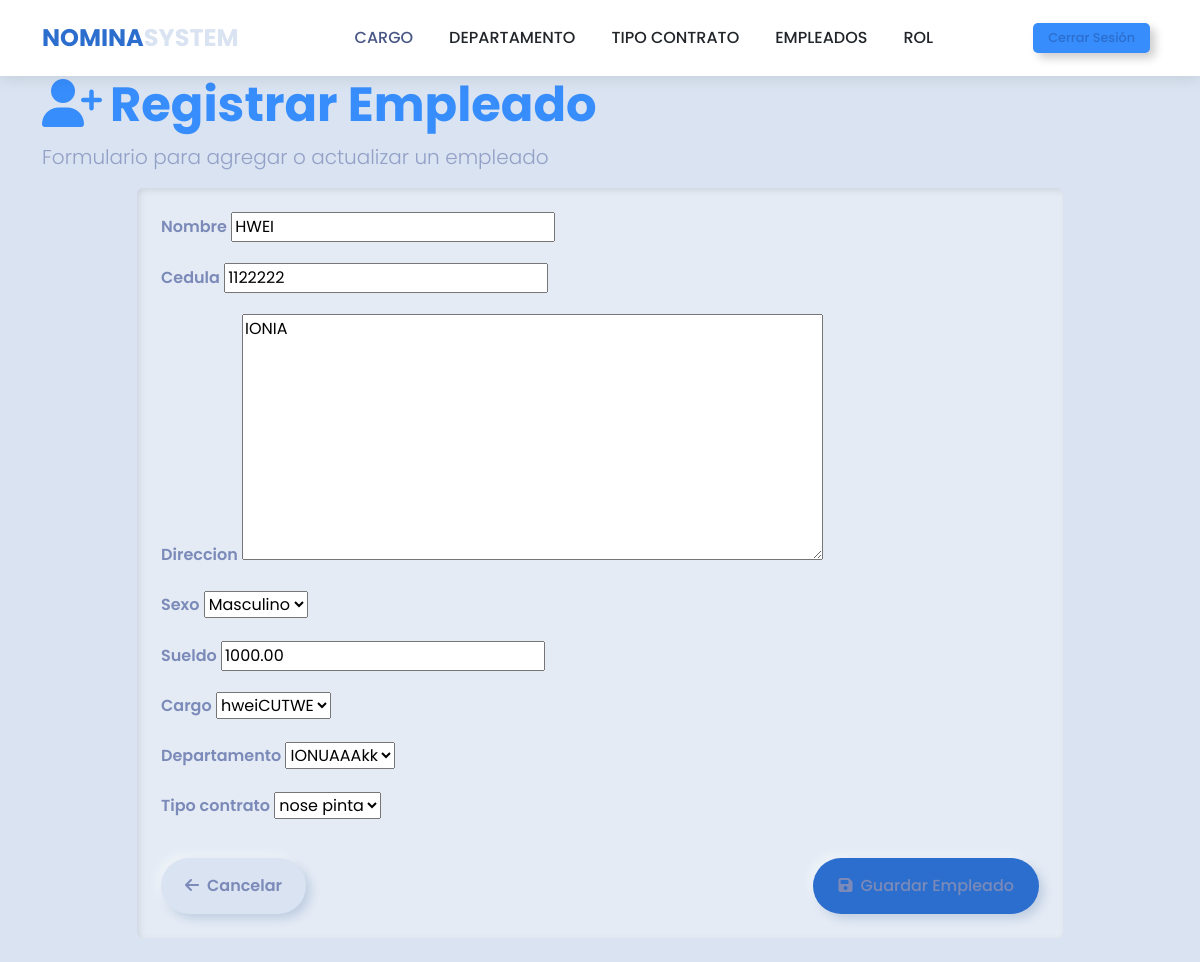
The page /empleado/editar/3/ (signed in) on the database its author committed.
### empleado/models.py (models this page shows, shortened)
class Empleado(models.Model):
    SEXO_CHOICES = [('M', 'Masculino'),('F', 'Femenino')]
    nombre = models.CharField(max_length=100)
    cedula = models.CharField(max_length=20, unique=True)
    direccion = models.TextField()
    sexo = models.CharField(max_length=1, choices=SEXO_CHOICES)
    sueldo = models.DecimalField(max_digits=10, decimal_places=2)
    cargo = models.ForeignKey(Cargo,on_delete=models.CASCADE)
    departamento = models.ForeignKey(Departamentos,on_delete=models.CASCADE)
    tipo_contrato = models.ForeignKey(TipoContrato,on_delete=models.CASCADE)

### empleado/views.py (the view)
# urls.py: path('editar/<int:pk>/', views.editar_empleado, name='editar_empleado'),
@login_required
def editar_empleado(request, pk):
    empleado = get_object_or_404(Empleado, pk=pk)
    if request.method == 'POST':
        form = EmpleadoForm(request.POST, instance=empleado)
        if form.is_valid():
            form.save()
            return redirect('empleado:lista')
    else:
        form = EmpleadoForm(instance=empleado)
    return render(request, 'empleado/formulario.html', {'form': form})

### empleado/forms.py
class EmpleadoForm(forms.ModelForm):
    class Meta:
        model = Empleado
        fields = '__all__'

### cargo/models.py (called while the page is built)
    def __str__(self):
        return self.description

### departamento/models.py (called while the page is built)
    def __str__(self):
        return self.description

### tcontrato/models.py (called while the page is built)
    def __str__(self):
        return self.description

### template/empleado/formulario.html (shortened to what this page needs)
{% extends "home.html" %}
{% block content %}
<div class="container">
    <header class="page-header">
        <h1 class="display-5 fw-bold text-primary">
            <i class="fas fa-user-plus me-2"></i>{{ title|default:"Registrar Empleado" }}
        </h1>
        <p class="lead text-muted">Formulario para agregar o actualizar un empleado</p>
    </header>
    <div class="row">
        <div class="col-md-10 mx-auto">
            <div class="card mb-4">
                <div class="card-body p-4">
                    <form method="POST">
                        {% for field in form %}
                        <div class="mb-3">
                            <label for="{{ field.id_for_label }}" class="form-label">
                                {{ field.label }}
                            </label>
                            {{ field }}
                        </div>
                        {% endfor %}
                        <div class="d-flex justify-content-between mt-4 pt-2">
                            <a href="{% url 'empleado:lista' %}" class="btn btn-secondary">
                                <i class="fas fa-arrow-left me-2"></i>Cancelar
                            </a>
                            <button type="submit" class="btn btn-primary">
                                <i class="fas fa-save me-2"></i>Guardar Empleado
                            </button>
                        </div>
                    </form>
                </div>
            </div>
        </div>
    </div>
</div>
{% endblock %}

### template/home.html (style rules this page uses)
:root { --primary-color: #2c6ecd; --secondary-color: #19b3b3; --accent-color: #f8f9fa; --dark-color: #212529; --text-color: #495057; }
body { font-family: 'Poppins', sans-serif; color: var(--text-color); overflow-x: hidden; }
.btn-primary { background-color: var(--primary-color); border-color: var(--primary-color); padding: 10px 25px; border-radius: 50px; font-weight: 500; transition: all 0.3s ease; }

### rows shown on the page
Empleado: form "HWEI" "1122222" "IONIA" "Masculino" "1000.00" "hweiCUTWE" "IONUAAAkk" "nose pinta"

### other values the page prints
{{ title|default:"Registrar Empleado" }} "Registrar Empleado"
{{ field.label }} "Nombre" "Cedula" "Direccion" "Sexo" "Sueldo" "Cargo" "Departamento" "Tipo contrato"
